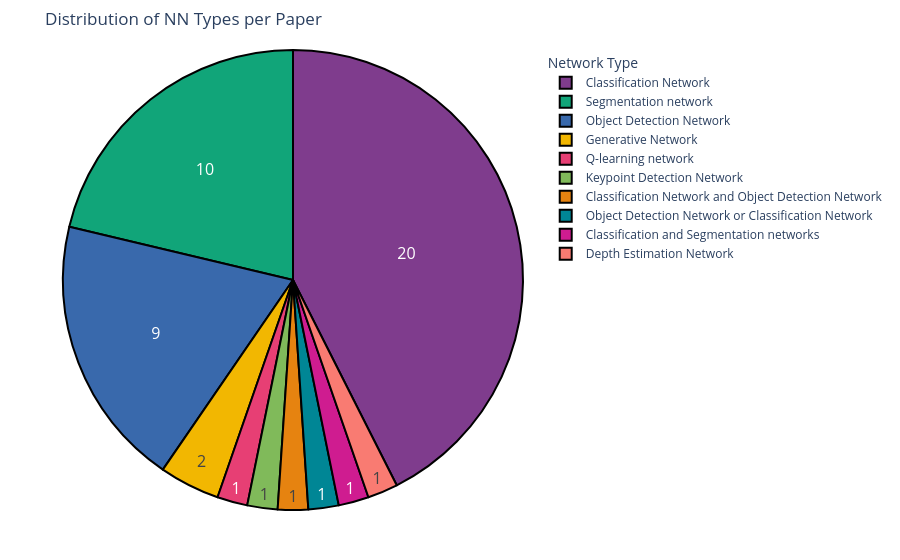

The cell this chart's notebook holds for it:
### Markdown cell above
textinfo can be:
```
textinfo='value'
textinfo='percentage'
textinfo='percentage+label' ...
```

### Code cell
# Create a copy of the dataframe for visualization
tmp_df = research_df['Network Type/s'].str.replace('\n---1---\n', ' or ')

pie_chart(tmp_df, 'Network Type/s', 'Distribution of NN Types per Paper')

### Figure 1 — Plotly figure (JSON) as saved in the notebook; plotly's stock layout.template omitted (floating-point values rounded to 4 significant figures)
{"data": [{"domain": {"x": [0, 1], "y": [0, 1]}, "hole": 0, "hovertemplate": "Network Type/s=%{label}<extra></extra>", "labels": ["Segmentation network", "Q-learning network", "Classification Network", "Classification Network", "Classification Network", "Classification Network", "Classification Network", "Segmentation network", "Segmentation network", "Classification Network", "Segmentation network", "Object Detection Network", "Segmentation network", "Classification Network", "Classification Network", "Classification Network", "Keypoint Detection Network", "Object Detection Network", "Classification Network", "Segmentation network", "Classification Network", "Object Detection Network", "Classification Network", "Object Detection Network", "Classification Network and Object Detection Network", "Classification Network", "Classification Network", "Segmentation network", "Object Detection Network", "Segmentation network", "Classification Network", "Classification Network", "Object Detection Network", "Classification Network", "Classification Network", "Classification Network", "Object Detection Network", "Object Detection Network or Classification Network", "Segmentation network", "Object Detection Network", "Object Detection Network", "Classification Network", "Generative Network", "Generative Network", "Segmentation network", "Classification and Segmentation networks", "Depth Estimation Network"], "legendgroup": "", "marker": {"line": {"color": "#000000", "width": 2}}, "name": "", "showlegend": true, "textfont": {"size": 16}, "textinfo": "value", "type": "pie"}], "layout": {"legend": {"title": {"text": "Network Type"}, "tracegroupgap": 0}, "margin": {"b": 50, "l": 50, "r": 50, "t": 50}, "piecolorway": ["rgb(127, 60, 141)", "rgb(17, 165, 121)", "rgb(57, 105, 172)", "rgb(242, 183, 1)", "rgb(231, 63, 116)", "rgb(128, 186, 90)", "rgb(230, 131, 16)", "rgb(0, 134, 149)", "rgb(207, 28, 144)", "rgb(249, 123, 114)", "rgb(165, 170, 153)"], "title": {"text": "Distribution of NN Types per Paper"}}}
